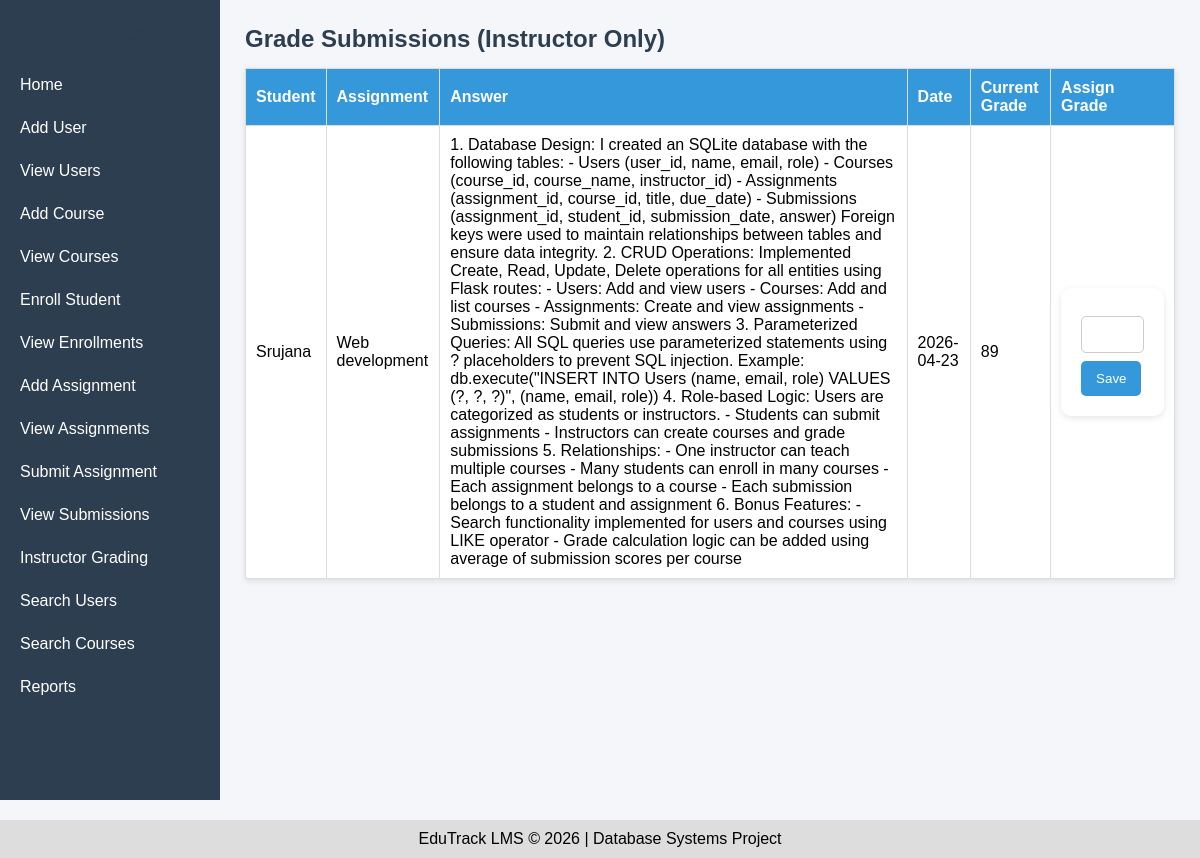
Page /grade (signed in) on the committed database.
### tables this page shows
CREATE TABLE Submissions (
        submission_id INTEGER PRIMARY KEY AUTOINCREMENT,
        assignment_id INTEGER,
        student_id INTEGER,
        submission_date DATE,
        answer TEXT,
        grade INTEGER,
        FOREIGN KEY (assignment_id) REFERENCES Assignments(assignment_id),
        FOREIGN KEY (student_id) REFERENCES Users(user_id)
    );

CREATE TABLE Users (
        user_id INTEGER PRIMARY KEY AUTOINCREMENT,
        name TEXT NOT NULL,
        email TEXT UNIQUE NOT NULL,
        role TEXT CHECK(role IN ('student', 'instructor')) NOT NULL
    );

CREATE TABLE Assignments (
        assignment_id INTEGER PRIMARY KEY AUTOINCREMENT,
        course_id INTEGER NOT NULL,
        title TEXT NOT NULL,
        instructions TEXT,
        due_date DATE,
        FOREIGN KEY (course_id) REFERENCES Courses(course_id)
    );

### app.py (the view, shortened to what this page needs)
@app.route('/grade', methods=['GET', 'POST'])
def grade_assignments():
    if not session.get('instructor'):
        return redirect(url_for('instructor_login'))
    db = get_db()
    submissions = db.execute('''
        SELECT
            s.submission_id,
            u.name AS student,
            a.title,
            s.answer,
            s.submission_date,
            s.grade
        FROM Submissions s
        JOIN Users u ON s.student_id = u.user_id
        JOIN Assignments a ON s.assignment_id = a.assignment_id
    ''').fetchall()
    return render_template('grade.html', submissions=submissions)

### app.py (called while the page is built)
def get_db():
    if 'db' not in g:
        g.db = sqlite3.connect(app.config['DATABASE'])
        g.db.row_factory = sqlite3.Row
        g.db.execute("PRAGMA foreign_keys = ON")
    return g.db

### templates/grade.html (shortened to what this page needs)
{% extends 'base.html' %}
{% block content %}
<h2>Grade Submissions (Instructor Only)</h2>
<table border="1">
    <tr>
        <th>Student</th>
        <th>Assignment</th>
        <th>Answer</th>
        <th>Date</th>
        <th>Current Grade</th>
        <th>Assign Grade</th>
    </tr>
    {% for s in submissions %}
    <tr>
        <td>{{ s.student }}</td>
        <td>{{ s.title }}</td>
        <td>{{ s.answer }}</td>
        <td>{{ s.submission_date }}</td>
        <td>{{ s.grade }}</td>
        <td>
            <form method="POST">
                <input type="number" name="grade" min="0" max="100" required>
                <button type="submit">Save</button>
            </form>
        </td>
    </tr>
    {% endfor %}
</table>
{% endblock %}

### static/style.css (style rules this page uses)
* { margin: 0; padding: 0; box-sizing: border-box; }
body { font-family: Arial, sans-serif; background: #f4f6f9; }
h1, h2 { margin-bottom: 15px; color: #2c3e50; }
form { background: white; padding: 20px; max-width: 500px; border-radius: 10px; box-shadow: 0 2px 6px rgba(0,0,0,0.1); }
input, select { width: 100%; padding: 10px; margin: 8px 0; border: 1px solid #ccc; border-radius: 5px; }
button { padding: 10px 15px; background: #3498db; color: white; border: none; border-radius: 5px; cursor: pointer; }
table { width: 100%; border-collapse: collapse; background: white; margin-top: 10px; box-shadow: 0 2px 6px rgba(0,0,0,0.1); }
table th, table td { padding: 10px; border: 1px solid #ddd; text-align: left; }
table th { background: #3498db; color: white; }

### rows in the picture
Submissions: student "Srujana", title "Web development", answer "1. Database Design: I created an SQLite database with the following tables: - Users (user_id, name, email, role) - Courses (course_id, course_name, instructor_id) - Assignments (assignment_id, course_id, title, due_date) - Submissions (assignment_id, student_id, submission_date, answer) Foreign keys were used to maintain relationships between tables and ensure data integrity. 2. CRUD Operations: Implemented Create, Read, Update, Delete operations for all entities using Flask routes: - Users: Add and view users - Courses: Add and list courses - Assignments: Create and view assignments - Submissions: Submit and view answers 3. Parameterized Queries: All SQL queries use parameterized…", submission_date "2026-04-23", grade "89"
